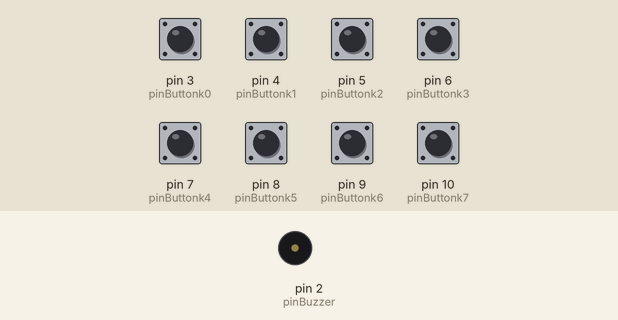
A sketch run on a simulated Arduino Uno, built with avr-gcc and run on an emulated ATmega328P. Parts: buzzer (waves = sounding). The test bench sets the inputs (shaded band); at power-on: pin 3 (pinButtonk0), pin 4 (pinButtonk1), pin 5 (pinButtonk2), pin 6 (pinButtonk3), pin 7 (pinButtonk4), pin 8 (pinButtonk5), pin 9 (pinButtonk6), pin 10 (pinButtonk7) LOW.

Above: at 1.2 s.
1.3 s: pin 3 (pinButtonk0) pulled HIGH for 0.15 s
At 1.4 s:
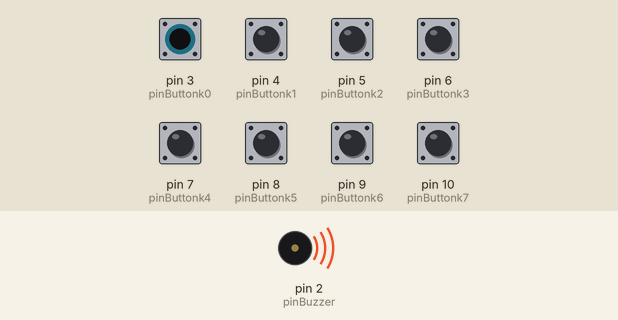
Timing chart, 0 to 4.3 s (numbered marks = the images above; inputs shaded):
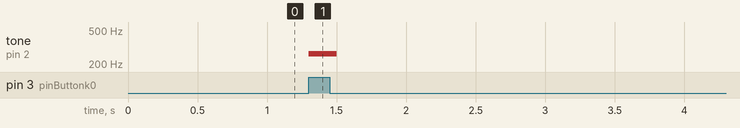

Measured:
- after the input at 1.3 s, tone on pin 2 (pinBuzzer): silent → 262 Hz at once, → silent 0.20 s later

The sketch:

hw6.ino
```cpp
const int pinBuzzer = 2;
int state = 0;
const int pinButtonk0 = 3;
const int pinButtonk1 = 4;
const int pinButtonk2 = 5;
const int pinButtonk3 = 6;
const int pinButtonk4 = 7;
const int pinButtonk5 = 8;
const int pinButtonk6 = 9;
const int pinButtonk7 = 10;
void setup() {
  pinMode(pinBuzzer, OUTPUT);
  pinMode(pinButtonk0,INPUT);
  pinMode(pinButtonk1,INPUT);
  pinMode(pinButtonk2,INPUT);
  pinMode(pinButtonk3,INPUT);
  pinMode(pinButtonk4,INPUT);
  pinMode(pinButtonk5,INPUT);
  pinMode(pinButtonk6,INPUT);
  pinMode(pinButtonk7,INPUT);
}

void loop() {
   if (digitalRead(pinButtonk0)==HIGH) {
      tone(pinBuzzer, 262); delay(100);
    } else if (digitalRead(pinButtonk1)==HIGH) {
      tone(pinBuzzer, 294); delay(100);
    }
    else if (digitalRead(pinButtonk2)==HIGH) {
      tone(pinBuzzer, 330); delay(100);
    }
    else if (digitalRead(pinButtonk3)==HIGH) {
      tone(pinBuzzer, 349); delay(100);
    }
    else if (digitalRead(pinButtonk4)==HIGH) {
      tone(pinBuzzer, 392); delay(100);
    }
    else if (digitalRead(pinButtonk5)==HIGH) {
      tone(pinBuzzer, 440); delay(100);
    }
    else if (digitalRead(pinButtonk6)==HIGH) {
      tone(pinBuzzer, 494); delay(100);
    }
  else if (digitalRead(pinButtonk7)==HIGH) {
      tone(pinBuzzer, 523); delay(100);
    }
    else
    noTone(pinBuzzer);
}
```
